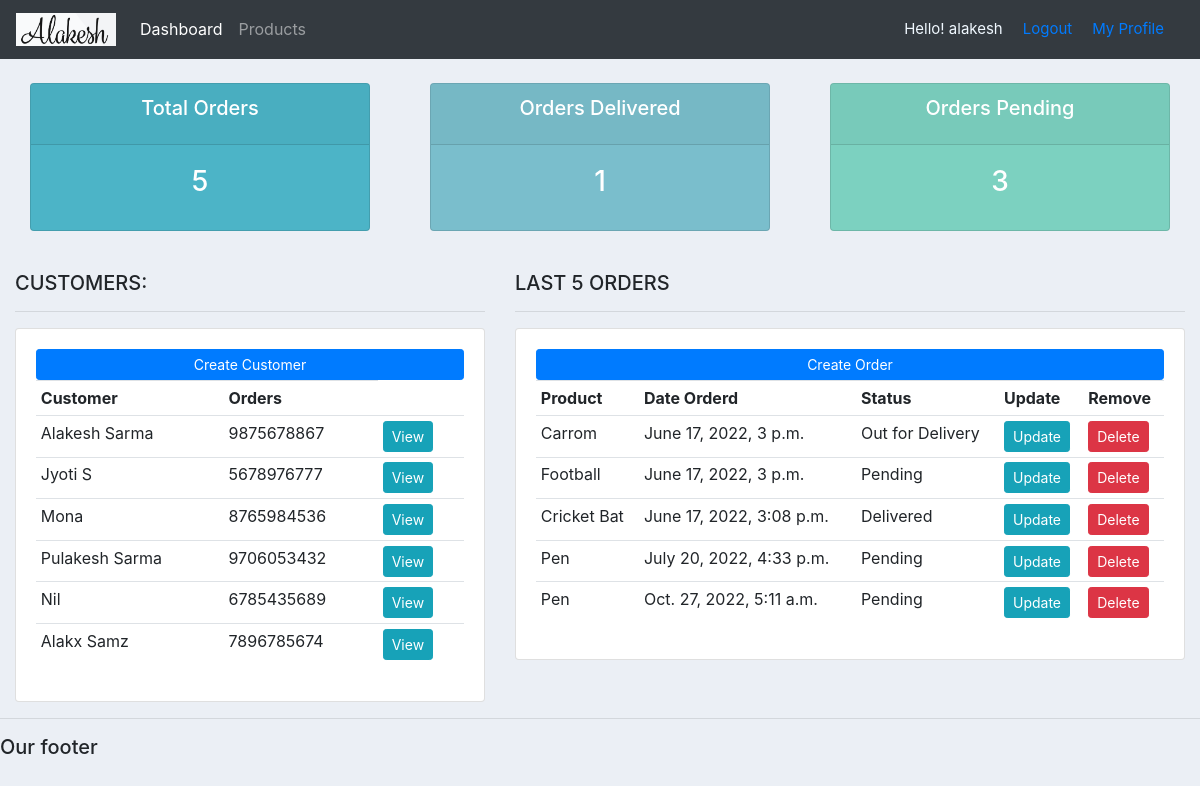
The app's page /home/ (signed in) with its own data.
### accounts/models.py (models this page shows, shortened)
class customer(models.Model):
    user=models.OneToOneField(User,null=True, on_delete=models.CASCADE)
    name=models.CharField(max_length=200, null=True)
    phone=models.CharField(max_length=200, null=True)
    email=models.CharField(max_length=200, null=True)
    date_created=models.DateTimeField(auto_now_add=True)

class order(models.Model):
    STATUS=(
        ('Pending','Pending'),
        ('Out for Delivery', 'Out for Delivery'),
        ('Delivered','Delivered')
    )
    customer=models.ForeignKey(customer, null=True, on_delete=models.SET_NULL)
    product=models.ForeignKey(products, null=True, on_delete=models.SET_NULL)
    date_created=models.DateTimeField(auto_now_add=True, null=True)
    status=models.CharField(max_length=200, null=True, choices=STATUS)
    tags=models.ManyToManyField(tag)

class products(models.Model):
    CATEGORY=(
        ('Indoor','Indoor'),
        ('Outdoor','Outdoor')
    )
    name=models.CharField(max_length=200, null=True)
    price=models.FloatField()
    category=models.CharField(max_length=200, null=True, choices=CATEGORY)
    description=models.CharField(max_length=200, null=True)
    date_created=models.DateTimeField(auto_now_add=True, null=True)
    def __str__(self):
        return self.name

### accounts/views.py (the view)
# urls.py: path('home/', views.index, name='home'),
@login_required(redirect_field_name='accounts/dashboard.html')
def index(request):
    if not request.user.is_authenticated:
        return redirect('/login')
    else:
        all_cust=customer.objects.all()
        all_orders=order.objects.all()
        delivered=all_orders.filter(status='Delivered').count()
        pending=order.objects.filter(status='Pending').count()
        t_order=all_orders.count()
        summary={'t_order':t_order,'pen':pending,'delivered':delivered,'all_orders':all_orders,'all_cust':all_cust}
        return render(request, "accounts/dashboard.html", summary)

### accounts/templates/accounts/dashboard.html
{%  extends 'accounts/main.html' %}
{% load static %}
{% block content %}
{%  include 'accounts/status.html' %}
<br>
<div class="row">
	<div class="col-md-5">
		<h5>CUSTOMERS:</h5>
		<hr>
		<div class="card card-body">
			<a class="btn btn-primary  btn-sm btn-block" href="{% url 'create_Customer' %}">Create Customer</a>
			<table class="table table-sm">
				<tr>
					<th>Customer</th>
					<th>Orders</th>
				</tr>
				{% for cust in all_cust %}
					<tr>
						<td>{{cust.name}}</td>
						<td>{{cust.phone}}</td>
						<td><a class="btn btn-sm btn-info" href="{% url 'customer' cust.id %}">View</a></td>
					</tr>
				{% endfor %}
			</table>
		</div>
	</div>
	<div class="col-md-7">
		<h5>LAST 5 ORDERS</h5>
		<hr>
		<div class="card card-body">
			<a class="btn btn-primary  btn-sm btn-block" href="{% url 'create_Order' %}">Create Order</a>
			<table class="table table-sm">
				<tr>
					<th>Product</th>
					<th>Date Orderd</th>
					<th>Status</th>
					<th>Update</th>
					<th>Remove</th>
				</tr>
				{% for order in all_orders %}
					<tr>
						<td>{{order.product}}</td>
						<td>{{order.date_created}}</td>
						<td>{{order.status}}</td>
						<td><a class="btn btn-sm btn-info" href="{% url 'update_Order' order.id %}">Update</a></td>
						<td><a class="btn btn-sm btn-danger" href="{% url 'delete_order' order.id %}">Delete</a></td>
					</tr>
				{% endfor %}
			</table>
		</div>
	</div>
</div>
{% endblock %}

### accounts/templates/accounts/main.html (shortened to what this page needs)
{% load static %}
<!DOCTYPE html>
<html>
<head>
	<link rel="stylesheet" href="https://stackpath.bootstrapcdn.com/bootstrap/4.3.1/css/bootstrap.min.css">
	<link rel="stylesheet" href="{% static '/css/style.css' %}">
</head>
<body>
	{%  include 'accounts/navbar.html' %}
	<div class="container-fluid">
	{% block content %}{% endblock %}
    </div>
	<hr>
	<h5>Our footer</h5>
</body>
</html>

### accounts/templates/accounts/navbar.html (shortened to what this page needs)
{% load static %}
<nav class="navbar navbar-expand-lg navbar-dark bg-dark">
    <a class="navbar-brand" href="{% url 'home' %}"><img src="{% static '/image/logo.png' %}" width="100"></a>
    <div class="collapse navbar-collapse" id="navbarNav">
      <ul class="navbar-nav">
        <li class="nav-item active">
          <a class="nav-link" href="{% url 'home' %}">Dashboard</a>
        </li>
        <li class="nav-item">
          <a class="nav-link" href="{% url 'products' %}">Products</a>
        </li>
      </ul>
    </div>
    {% if user.is_authenticated %}
      <span class="hello-msg">Hello! {{request.user}}</span>
      <span class="hello-msg"><a href="{% url 'logout' %}">Logout</a></span>
      <span class="hello-msg"><a href="{% url 'userProfile' %}">My Profile</a></span>
    {% else %}
    <span class="hello-msg"><a href="{% url 'login' %}">Login</a></span>
    <span class="hello-msg"><a href="{% url 'register' %}">SignUp</a></span>
    {% endif %}
  </nav>

### accounts/templates/accounts/status.html
<br>
<div class="row">
	<div class="col">
		<div class="col-md">
			<div class="card text-center text-white  mb-3" id="total-orders">
			  	<div class="card-header">
			  		<h5 class="card-title">Total Orders</h5>
			  	</div>
			  	<div class="card-body">
			    	<h3 class="card-title">{{ t_order}}</h3>
			  	</div>
			</div>
		</div>
	</div>
	<div class="col">
		<div class="col-md">
			<div class="card text-center text-white  mb-3" id="orders-delivered">
			  	<div class="card-header">
			  		<h5 class="card-title">Orders Delivered</h5>
			  	</div>
			  	<div class="card-body">
			    	<h3 class="card-title">{{delivered}}</h3>
			  	</div>
			</div>
		</div>
	</div>
	<div class="col">
		<div class="col-md">
			<div class="card text-center text-white  mb-3" id="orders-pending">
			  	<div class="card-header">
			  		<h5 class="card-title">Orders Pending</h5>
			  	</div>
			  	<div class="card-body">
			    	<h3 class="card-title">{{pen}}</h3>
			  	</div>
			</div>
		</div>
	</div>
</div>

### static/css/style.css (style rules this page uses)
body { background-color: #ebeff5; }
#total-orders { background-color: #4cb4c7; }
#orders-delivered { background-color: #7abecc; }
#orders-pending { background-color: #7CD1C0; }

### accounts/templates/accounts/navbar.html (style rules this page uses)
.hello-msg { color:aliceblue; font-size: 15px; margin-right: 20px; }

### records on screen
customer: name "Alakesh Sarma", phone "9875678867"
customer: name "Jyoti S", phone "5678976777"
customer: name "Mona", phone "8765984536"
customer: name "Pulakesh Sarma", phone "9706053432"
customer: name "Nil", phone "6785435689"
customer: name "Alakx Samz", phone "7896785674"
order: product "Carrom", date_created "June 17, 2022, 3 p.m.", status "Out for Delivery"
order: product "Football", date_created "June 17, 2022, 3 p.m.", status "Pending"
order: product "Cricket Bat", date_created "June 17, 2022, 3:08 p.m.", status "Delivered"
order: product "Pen", date_created "July 20, 2022, 4:33 p.m.", status "Pending"
order: product "Pen", date_created "Oct. 27, 2022, 5:11 a.m.", status "Pending"

### other values on screen
{{ request.user }} "alakesh"
{{ t_order }} "5"
{{ delivered }} "1"
{{ pen }} "3"
